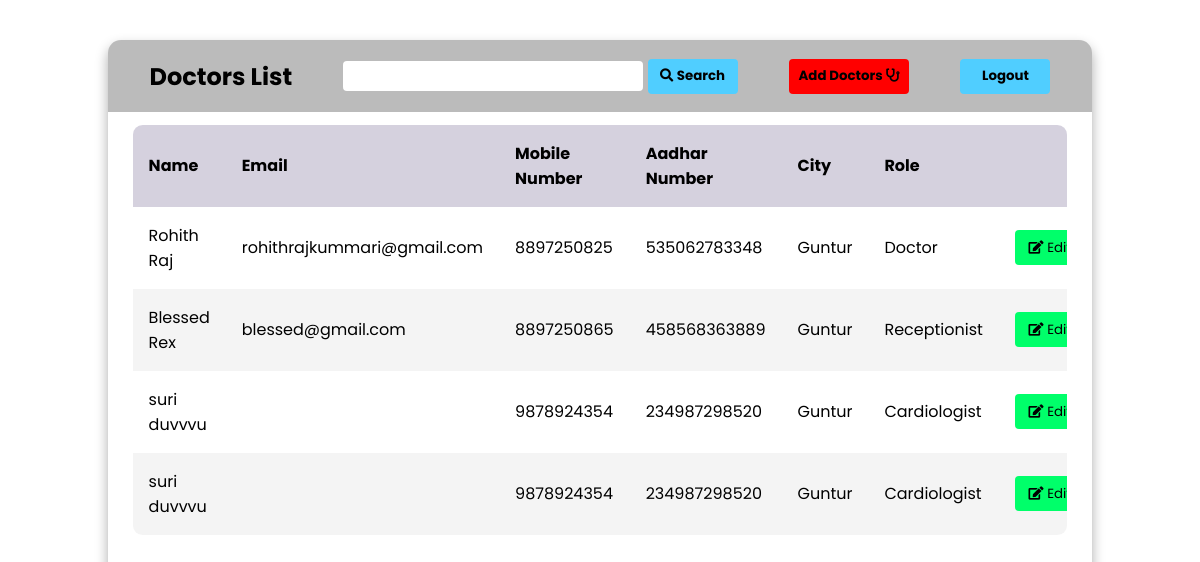
Screenshot of /presidentDoctorView/ with the database file from the repository.
### Hospital/models.py (models this page shows)
class Staff(models.Model):
    name = models.CharField('Doctor Name', max_length=100)
    firstName = models.CharField('First Name', max_length=50)
    lastName = models.CharField('last Name', max_length=50)
    email = models.EmailField('Email', max_length=100, null=True)
    mobileNumber = models.CharField('Mobile Number', max_length=15)
    aadharNumber = models.CharField('Aadhar Number', max_length=15)
    city = models.CharField('City', max_length=50)
    role = models.CharField('Role', max_length=15)

### Hospital/views.py (the view)
# urls.py: path('presidentDoctorView/', president_doctor_view),
def president_doctor_view(request):
    staff = Staff.objects.all()
    if (request.method == 'POST'):
        staff = Staff.objects.annotate().filter(
            name__icontains=request.POST['searchDoctor'])
    return render(request, 'President/president_doctor_view.html', {'staff': staff})

### templates/President/president_doctor_view.html (shortened to what this page needs)
{% load static %}
<html lang="en">
<head>
    <link rel="stylesheet" href="{% static 'css/president_doctor_patient.css' %}">
    <link rel="stylesheet" href="https://cdnjs.cloudflare.com/ajax/libs/font-awesome/5.15.3/css/all.min.css"/>
</head>
<body>
    <main class="table">
        <section class="table_header">
            <h1>Doctors List</h1>
            <form action="" method="post">
                <input type="search" name="searchDoctor" id="">
                <button type="submit" class="btn btn-search"><i class="fa fa-search" aria-hidden="true"></i> <strong>Search</strong> </button>
            </form>
            <a href="/presidentStaffAdd" ><button class="btn btn-add"><strong>Add Doctors</strong>  <i class="fa fa-stethoscope" aria-hidden="true"></i></button></a>
            <a href="/presidentLogout"><button class="btn btn-search"><strong>Logout</strong></button></a>
        </section>
        <section class="table_body">
            <table >
                <thead>
                    <tr>
                        <th>Name</th>
                        <th>Email</th>
                        <th>Mobile Number</th>
                        <th>Aadhar Number</th>
                        <th>City</th>
                        <th>Role</th>
                        <th></th>
                    </tr>
                </thead>
                <tbody>
                    {% for member in staff %}
                    <tr>
                        <td>{{ member.name }}</td>
                        <td>{{ member.email }}</td>
                        <td>{{ member.mobileNumber }}</td>
                        <td>{{ member.aadharNumber }}</td>
                        <td>{{ member.city }}</td>
                        <td>{{ member.role }}</td>
                        <td><a><button class="btn btn-edit" style="width: 70px;"> <i class="fa fa-edit"></i> Edit</button></a></td>
                    </tr>
                    {% endfor %}
                </tbody>
            </table>
        </section>
    </main>
</body>
</html>

### static/css/president_doctor_patient.css (style rules this page uses)
* { margin: 0; padding: 0; box-sizing: border-box; font-family: "Poppins","sans-serif"; }
body { min-height: 100vh; display: flex; justify-content: center; align-items: center; min-height: 100vh; background: url('https://img.freepik.com/free-vector/national-doctor-s-day-hand-drawn-background_23-2149438164.jpg?w=1060&t=st=1694806426~exp=1694807026~hmac=6376b595b805c149273e5e85b00d1caf457a5115c41f25eee5608ac071fe0deb') center / cover; }
main.table { width: 82vw; height: 90vh; background-color: #fff5; backdrop-filter: blur(7px); border-radius: .8rem; box-shadow: 0 .4rem .8rem #0005; overflow: hidden; }
.table_header { width: 100%; height: 10%; background-color: #0004; padding: .8rem 1rem; display: flex; justify-content: space-around; align-items: center; }
input { width: 300px; height:30px; border-radius: 4px; padding: 2%; border: none; }
.btn { border-radius: 4px; height: 35px; border: none; cursor: pointer; }
.btn-search { width: 90px; background-color: rgb(80, 206, 255); }
.btn-add { width: 100%; padding: 5 10; background-color: red; }
.btn-edit { background-color: rgb(0, 255, 106); }
.table_body { width: 95%; max-height: calc(89% - .8rem); background-color: #fffb; margin: .8rem auto; border-radius: .6rem; overflow: auto; }
thead th { position: sticky; top: 0; left: 0; background-color: #d5d1defe; }
table { width: 100%; }
table , th , td { border-collapse: collapse; padding: 1rem; text-align: left; }
tbody tr:nth-child(even) { background-color: #0000000b; }

### rows the page displays
Staff: name "Rohith Raj", email "rohithrajkummari@gmail.com", mobileNumber "8897250825", aadharNumber "535062783348", city "Guntur", role "Doctor"
Staff: name "Blessed Rex", email "blessed@gmail.com", mobileNumber "8897250865", aadharNumber "458568363889", city "Guntur", role "Receptionist"
Staff: name "suri duvvvu", mobileNumber "9878924354", aadharNumber "234987298520", city "Guntur", role "Cardiologist"
Staff: name "suri duvvvu", mobileNumber "9878924354", aadharNumber "234987298520", city "Guntur", role "Cardiologist"
